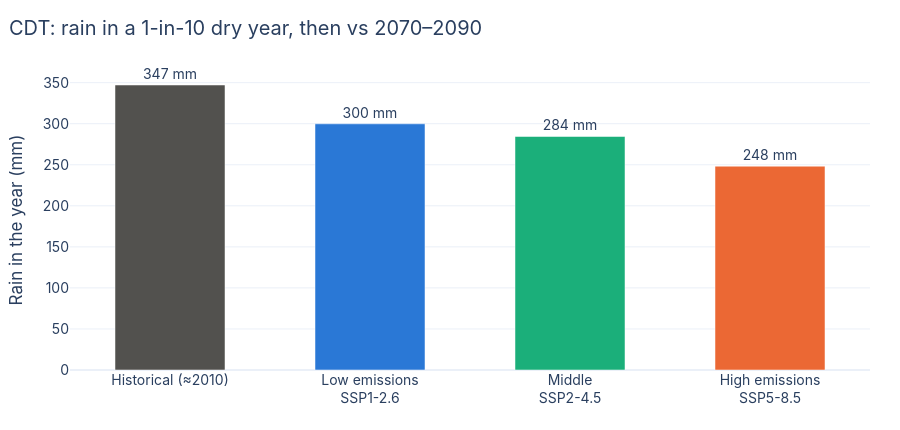

The cell this chart's notebook holds for it:
### Code cell
if cdt is not None:
    labels = {"historic": "Historical (≈2010)", "ssp126": "Low emissions<br>SSP1-2.6",
              "ssp245": "Middle<br>SSP2-4.5", "ssp585": "High emissions<br>SSP5-8.5"}
    dry = cdt["1-in-10 dry year (mm)"].dropna()
    fig = go.Figure(go.Bar(
        x=[labels[p] for p in dry.index], y=dry, marker_color=[CDT_COLORS[p] for p in dry.index], width=0.55,
        text=[f"{v:.0f} mm" for v in dry], textposition="outside", cliponaxis=False,
        hovertemplate="%{x}: %{y:.0f} mm<extra></extra>",
    ))
    layout(fig, "CDT: rain in a 1-in-10 dry year, then vs 2070–2090",
           yaxis=dict(title="Rain in the year (mm)", rangemode="tozero"), showlegend=False)
    fig.show()
    print(f"A 1-in-10 dry year brings {dry['historic']:.0f} mm in the historical baseline; "
          f"by 2070–2090 {dry['ssp126']:.0f} mm (SSP1-2.6) to {dry['ssp585']:.0f} mm (SSP5-8.5), "
          f"{100 * (dry['ssp585'] / dry['historic'] - 1):+.0f}%.")

### Figure 1 — Plotly figure (JSON) as saved in the notebook; plotly's stock layout.template omitted (floating-point values rounded to 4 significant figures)
{"data": [{"cliponaxis": false, "hovertemplate": "%{x}: %{y:.0f} mm<extra></extra>", "marker": {"color": ["#52514e", "#2a78d6", "#1baf7a", "#eb6834"]}, "text": ["347 mm", "300 mm", "284 mm", "248 mm"], "textposition": "outside", "type": "bar", "width": 0.55, "x": ["Historical (≈2010)", "Low emissions<br>SSP1-2.6", "Middle<br>SSP2-4.5", "High emissions<br>SSP5-8.5"], "y": [347.2, 299.9, 284.4, 248.3]}], "layout": {"font": {"family": "Inter, Helvetica, Arial, sans-serif", "size": 14}, "height": 430, "margin": {"b": 60, "l": 70, "r": 30, "t": 70}, "showlegend": false, "title": {"text": "CDT: rain in a 1-in-10 dry year, then vs 2070–2090", "x": 0.01}, "yaxis": {"rangemode": "tozero", "title": {"text": "Rain in the year (mm)"}}}}
